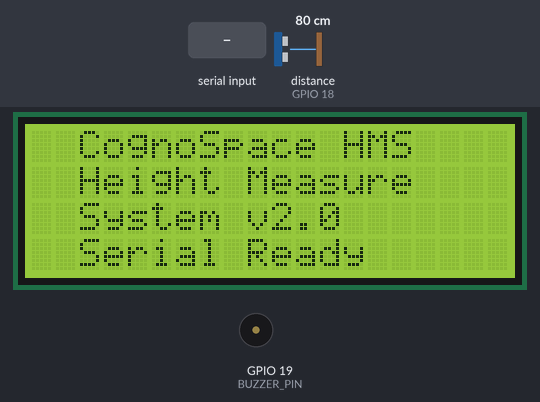
The sketch below on a simulated ESP32. On the bench: 20×4 character LCD, buzzer (waves = sounding, pin HIGH). The test bench sets the inputs (shaded band); at power-on: distance to the obstacle (sensor on GPIO 18) 80 cm. The echo pulse lasts 58.3 µs per cm; pins used as bus, display or sensor lines are not drawn; what the sketch prints to the serial monitor is not drawn.

Above: at 2.9 s.
3.0 s: "NAME:\n" received over Serial
At 4.1 s:
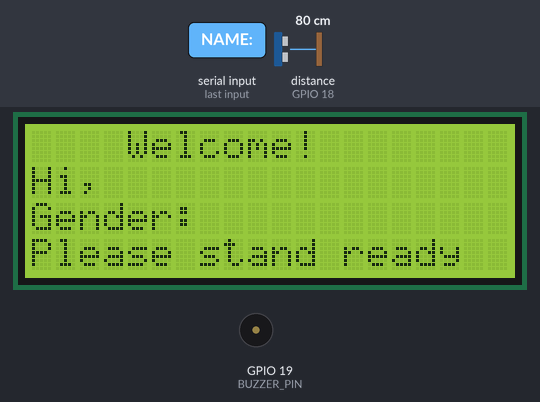
At 5.87 s:
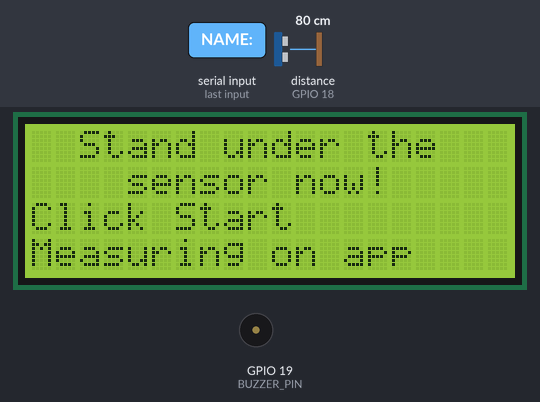
6.0 s: "MEASURE\n" received over Serial
At 8.3 s:
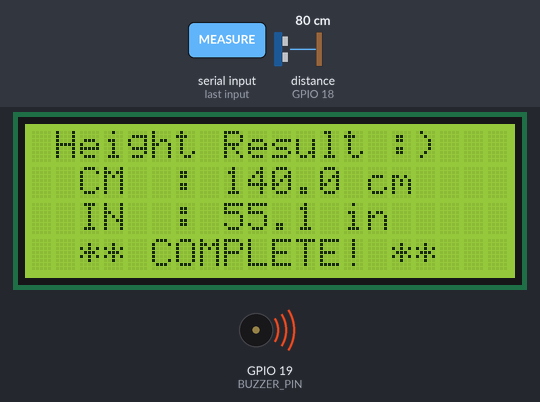
Timing chart, 0 to 12.6 s (numbered marks = the images above; inputs shaded):
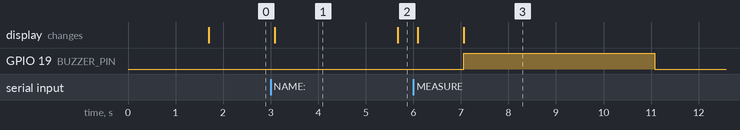

The sketch:

V1_Serial.ino
```cpp
/*
 * ═══════════════════════════════════════════════════════════════
 *  CognoSpace Height Measurement System (HMS)
 *  ESP32 Serial Firmware v2.0 (converted from BLE)
 *
 *  Hardware:
 *   - ESP32 (any variant)
 *   - HC-SR04 Ultrasonic Sensor (mounted on ceiling/top fixture)
 *   - 20×4 I2C LCD Display (address 0x27)
 *   - Active Buzzer
 *   (No physical button - measurement is triggered only from the web UI)
 *
 *  Communication: USB/Serial cable, 115200 baud
 *  Commands from PC/App over Serial (each line ends with '\n'):
 *    NAME:PersonName,Gender
 *    MEASURE
 *  Data sent from ESP32 over Serial:
 *    HEIGHT:123.4       (cm)
 *    ERROR
 * ═══════════════════════════════════════════════════════════════
 */

#include <Arduino.h>
#include <Wire.h>
#include <LiquidCrystal_I2C.h>

// ─── PIN DEFINITIONS ───────────────────────────────────────────
#define TRIG_PIN     5      // HC-SR04 Trigger
#define ECHO_PIN     18     // HC-SR04 Echo
#define BUZZER_PIN   19     // Active Buzzer
#define SDA_PIN      21     // I2C SDA
#define SCL_PIN      22     // I2C SCL

// ─── PHYSICAL SETUP ────────────────────────────────────────────
// The sensor is mounted on the ceiling pointing downward.
// CEILING_HEIGHT_CM = the measured distance from the floor to the sensor.
// Calibrate this value precisely with a tape measure.
#define CEILING_HEIGHT_CM  220.0   // ← Set your actual ceiling/mount height in cm
#define NUM_SAMPLES         7      // Readings averaged per measurement
#define SAMPLE_DELAY_MS    50      // Delay between samples
#define MAX_VALID_DIST_CM  210.0   // Ignore readings above this (empty room)
#define MIN_VALID_DIST_CM   20.0   // Ignore readings below this (noise)

// ─── LCD ───────────────────────────────────────────────────────
LiquidCrystal_I2C lcd(0x27, 20, 4);

// ─── STATE MACHINE ─────────────────────────────────────────────
enum State {
  STATE_IDLE,
  STATE_WELCOME,
  STATE_READY,
  STATE_MEASURING,
  STATE_RESULT
};
State currentState = STATE_IDLE;

// ─── GLOBALS ───────────────────────────────────────────────────
String personName   = "";
String personGender = "";
float  lastHeightCM = 0;
unsigned long buzzerEndTime  = 0;
unsigned long stateEnteredAt = 0;
bool   buzzerOn     = false;
bool   measureNow   = false;   // set by Serial MEASURE command from the web UI

String serialBuffer  = "";     // accumulates incoming serial chars until newline

// ═══════════════════════════════════════════════════════════════
//  SERIAL COMMAND HANDLING (replaces BLE command characteristic)
// ═══════════════════════════════════════════════════════════════
void handleSerialCommand(String raw) {
  raw.trim();
  if (raw.length() == 0) return;

  Serial.print("[CMD] Received: "); Serial.println(raw);

  if (raw.startsWith("NAME:")) {
    // Format: NAME:PersonName,Gender
    raw.remove(0, 5);                      // strip "NAME:"
    int comma = raw.indexOf(',');
    if (comma > 0) {
      personName   = raw.substring(0, comma);
      personGender = raw.substring(comma + 1);
    } else {
      personName = raw;
    }
    currentState = STATE_WELCOME;
    stateEnteredAt = millis();
  }
  else if (raw == "MEASURE") {
    if (currentState == STATE_READY || currentState == STATE_WELCOME) {
      measureNow = true;
      currentState = STATE_MEASURING;
      stateEnteredAt = millis();
    }
  }
}

// Call this every loop() to read Serial line-by-line without blocking
void pollSerialCommands() {
  while (Serial.available() > 0) {
    char c = Serial.read();
    if (c == '\n') {
      handleSerialCommand(serialBuffer);
      serialBuffer = "";
    } else if (c != '\r') {
      serialBuffer += c;
    }
  }
}

// ═══════════════════════════════════════════════════════════════
//  LCD HELPERS
// ═══════════════════════════════════════════════════════════════
void lcdClear() {
  lcd.clear();
}

// Print a string left-padded to 20 chars on a given row
void lcdPrint(uint8_t row, String text, bool center = false) {
  lcd.setCursor(0, row);
  if (center) {
    int pad = (20 - text.length()) / 2;
    for (int i = 0; i < pad; i++) lcd.print(' ');
  }
  lcd.print(text.substring(0, min((int)text.length(), 20)));
  // clear remainder
  int start = center ? ((20 - text.length()) / 2) + text.length() : text.length();
  for (int i = start; i < 20; i++) lcd.print(' ');
}

void showLCDIdle() {
  lcdClear();
  lcdPrint(0, "  CognoSpace HMS   ", true);
  lcdPrint(1, "  Height Measure   ", true);
  lcdPrint(2, "  System v2.0      ", true);
  lcdPrint(3, "  Serial Ready     ", true);
}

void showLCDWelcome() {
  String shortName = personName.length() > 14 ? personName.substring(0, 14) : personName;
  lcdClear();
  lcdPrint(0, "    Welcome!       ", true);
  lcdPrint(1, "Hi, " + shortName, false);
  lcdPrint(2, "Gender: " + personGender, false);
  lcdPrint(3, "Please stand ready ", false);
}

void showLCDReady() {
  lcdClear();
  lcdPrint(0, "  Stand under the  ", true);
  lcdPrint(1, "    sensor now!    ", true);
  lcdPrint(2, "Click Start        ", false);
  lcdPrint(3, "Measuring on app   ", false);
}

void showLCDMeasuring() {
  lcdClear();
  lcdPrint(0, "  ** MEASURING **  ", true);
  lcdPrint(1, "  Please stand     ", true);
  lcdPrint(2, "  still & upright  ", true);
  lcdPrint(3, "  Do not move...   ", true);
}

void showLCDResult(float cm, float inch) {
  lcdClear();
  lcdPrint(0, " Height Result :)  ", true);
  lcdPrint(1, "  CM  : " + String(cm, 1) + " cm", false);
  lcdPrint(2, "  IN  : " + String(inch, 1) + " in", false);
  lcdPrint(3, "  ** COMPLETE! **  ", true);
}

// ═══════════════════════════════════════════════════════════════
//  ULTRASONIC MEASUREMENT
// ═══════════════════════════════════════════════════════════════
float readRawDistanceCM() {
  // Send 10µs pulse
  digitalWrite(TRIG_PIN, LOW);
  delayMicroseconds(2);
  digitalWrite(TRIG_PIN, HIGH);
  delayMicroseconds(10);
  digitalWrite(TRIG_PIN, LOW);

  long duration = pulseIn(ECHO_PIN, HIGH, 30000); // 30ms timeout
  if (duration == 0) return -1.0;
  return (duration * 0.0343) / 2.0;
}

// Returns person height in cm; -1 if failed
float measurePersonHeight() {
  float readings[NUM_SAMPLES];
  int validCount = 0;

  for (int i = 0; i < NUM_SAMPLES; i++) {
    float d = readRawDistanceCM();
    if (d >= MIN_VALID_DIST_CM && d <= MAX_VALID_DIST_CM) {
      readings[validCount++] = d;
    }
    delay(SAMPLE_DELAY_MS);
  }

  if (validCount < 3) return -1.0; // Too few valid readings

  // Sort and take median 3
  for (int i = 0; i < validCount - 1; i++)
    for (int j = i + 1; j < validCount; j++)
      if (readings[i] > readings[j]) { float t = readings[i]; readings[i] = readings[j]; readings[j] = t; }

  int start = (validCount - 3) / 2;
  float avg = (readings[start] + readings[start + 1] + readings[start + 2]) / 3.0;

  float height = CEILING_HEIGHT_CM - avg;
  if (height < 50 || height > 250) return -1.0; // Sanity check
  return height;
}

// ═══════════════════════════════════════════════════════════════
//  BUZZER
// ═══════════════════════════════════════════════════════════════
void startBuzzer(uint32_t durationMs) {
  digitalWrite(BUZZER_PIN, HIGH);
  buzzerOn = true;
  buzzerEndTime = millis() + durationMs;
}

void updateBuzzer() {
  if (buzzerOn && millis() >= buzzerEndTime) {
    digitalWrite(BUZZER_PIN, LOW);
    buzzerOn = false;
  }
}

// ═══════════════════════════════════════════════════════════════
//  SETUP
// ═══════════════════════════════════════════════════════════════
void setup() {
  Serial.begin(115200);
  Serial.println("\n[HMS] CognoSpace Height Measurement System v2.0 (Serial mode)");

  // Pin modes
  pinMode(TRIG_PIN, OUTPUT);
  pinMode(ECHO_PIN, INPUT);
  pinMode(BUZZER_PIN, OUTPUT);
  digitalWrite(BUZZER_PIN, LOW);

  // LCD init
  Wire.begin(SDA_PIN, SCL_PIN);
  lcd.init();
  lcd.backlight();
  lcd.clear();
  lcdPrint(0, "  CognoSpace HMS   ", true);
  lcdPrint(1, "   Initializing... ", true);
  lcdPrint(2, "   Please wait...  ", true);
  delay(1500);

  Serial.println("[Serial] Ready. Send NAME:Name,Gender then MEASURE");

  showLCDIdle();
  currentState = STATE_IDLE;
}

// ═══════════════════════════════════════════════════════════════
//  LOOP
// ═══════════════════════════════════════════════════════════════
void loop() {
  updateBuzzer();
  pollSerialCommands();   // replaces BLE onWrite callback

  // ─── STATE MACHINE ─────────────────────────────────────────
  switch (currentState) {

    case STATE_IDLE:
      // Waiting for NAME command from PC/app over Serial
      break;

    case STATE_WELCOME:
      showLCDWelcome();
      delay(2500);
      currentState = STATE_READY;
      stateEnteredAt = millis();
      showLCDReady();
      break;

    case STATE_READY:
      // LCD already showing ready, waiting for Serial MEASURE cmd from web UI
      break;

    case STATE_MEASURING: {
      if (measureNow) {
        measureNow = false;
        showLCDMeasuring();
        delay(500); // small pause for person to stop swaying

        float heightCM = measurePersonHeight();

        if (heightCM < 0) {
          // Measurement failed
          lcdClear();
          lcdPrint(0, "  Measurement      ", true);
          lcdPrint(1, "  ERROR!           ", true);
          lcdPrint(2, "  Ensure person is ", true);
          lcdPrint(3, "  under sensor     ", true);
          // Notify error over Serial
          Serial.println("ERROR");
          delay(3000);
          currentState = STATE_READY;
          showLCDReady();
        } else {
          lastHeightCM = heightCM;
          float heightIN = heightCM / 2.54;

          // Show result on LCD
          showLCDResult(heightCM, heightIN);

          // Send via Serial - plain number only (webpage does parseFloat on each line)
          Serial.println(String(heightCM, 1));

          // Buzzer for 4 seconds
          startBuzzer(4000);

          currentState = STATE_RESULT;
          stateEnteredAt = millis();
        }
      }
      break;
    }

    case STATE_RESULT:
      // Stay on result screen for 8 seconds, then return to idle
      if (millis() - stateEnteredAt > 8000) {
        personName   = "";
        personGender = "";
        currentState = STATE_IDLE;
        showLCDIdle();
      }
      break;
  }

  delay(20);
}

/*
 * ═══════════════════════════════════════════════════════════════
 *  WIRING GUIDE
 * ═══════════════════════════════════════════════════════════════
 *
 *  HC-SR04 Ultrasonic Sensor (mounted on ceiling/top beam)
 *  ┌──────┬──────────┐
 *  │ VCC  │  3.3V    │
 *  │ GND  │  GND     │
 *  │ TRIG │  GPIO 5  │
 *  │ ECHO │  GPIO 18 │  ← Use a 1kΩ + 2kΩ voltage divider if using 5V HC-SR04
 *  └──────┴──────────┘
 *
 *  20×4 I2C LCD Display
 *  ┌──────┬──────────┐
 *  │ VCC  │  5V      │
 *  │ GND  │  GND     │
 *  │ SDA  │  GPIO 21 │
 *  │ SCL  │  GPIO 22 │
 *  └──────┴──────────┘
 *  Note: I2C address is 0x27 (change in code if yours is 0x3F)
 *
 *  Active Buzzer
 *  ┌──────┬──────────┐
 *  │ +    │  GPIO 19 │  (with 100Ω series resistor)
 *  │ -    │  GND     │
 *  └──────┴──────────┘
 *
 *  (No physical button needed - "Start Measuring" in the web UI
 *   sends the MEASURE command over serial to trigger a reading)
 *
 * ═══════════════════════════════════════════════════════════════
 *  SERIAL PROTOCOL (replaces BLE)
 * ═══════════════════════════════════════════════════════════════
 *  Connect ESP32 via USB cable. Open Serial Monitor / your PC app
 *  at 115200 baud, line ending = Newline ("\n").
 *
 *  Commands you send TO the ESP32 (one per line):
 *    NAME:John,Male        -> sets name/gender, shows welcome screen
 *    MEASURE                -> triggers a measurement
 *
 *  Data the ESP32 sends back:
 *    [CMD] Received: ...    -> debug echo of your command
 *    HEIGHT:123.4           -> measured height in cm
 *    ERROR                  -> measurement failed, try again
 *    [HMS] Height: 123.4 cm (48.6 in)  -> human-readable log line
 *
 *  On your PC side (Python example):
 *    import serial
 *    ser = serial.Serial('COM5', 115200, timeout=2)  # adjust port
 *    ser.write(b"NAME:John,Male\n")
 *    ser.write(b"MEASURE\n")
 *    line = ser.readline().decode().strip()
 *
 * ═══════════════════════════════════════════════════════════════
 *  CALIBRATION
 * ═══════════════════════════════════════════════════════════════
 *  1. Mount sensor firmly on ceiling or overhead fixture
 *  2. Measure exact vertical distance from floor to sensor face
 *  3. Set CEILING_HEIGHT_CM to that value (e.g., 240.0 for 2.4m room)
 *  4. Upload firmware and open Serial Monitor at 115200 baud
 *  5. Place a known-height object (e.g., 170cm stick) under sensor
 *  6. Verify reading matches; adjust CEILING_HEIGHT_CM if needed
 *
 * ═══════════════════════════════════════════════════════════════
 *  REQUIRED LIBRARIES (install via Arduino Library Manager)
 * ═══════════════════════════════════════════════════════════════
 *  - LiquidCrystal I2C  (by Frank de Brabander)
 *  - No BLE libraries needed anymore (Serial is built-in)
 *
 *  Arduino IDE Board: "ESP32 Dev Module"
 *  Upload Speed: 921600
 *  Flash Frequency: 80MHz
 * ═══════════════════════════════════════════════════════════════
 */
```

Measured:
- after the input at 3.0 s, the display: changes after 0.09 s (image 1)
- after the input at 6.0 s, GPIO 19 (BUZZER_PIN): LOW → HIGH after 1.1 s, → LOW 4.0 s later; the display: first changes after 0.09 s (image 3 shows a later state)
- what the display in image 1 shows lasts 2.6 s, from 3.1 s to 5.7 s
